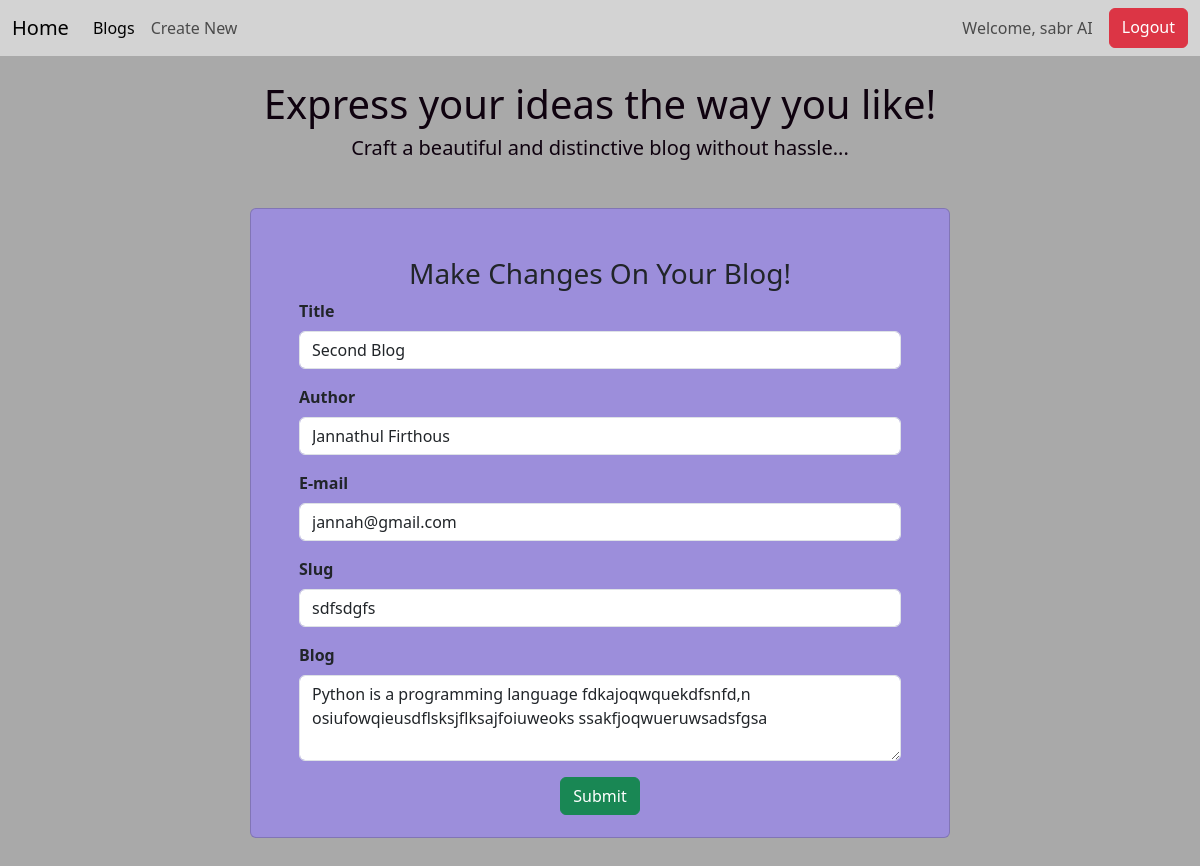
/edit/1 (signed in), run on the app's committed database.
### models.py (models this page shows, shortened)
class User(UserMixin,db.Model):
    __tablename__ = 'user'
    id = db.Column(db.Integer, primary_key=True)
    Username = db.Column(db.String(500), nullable=False)
    Name = db.Column(db.String(100), nullable=False)
    Email = db.Column(db.String(100), nullable=False)
    Password = db.Column(db.String(500), nullable=True)

class Post(db.Model):
    id = db.Column(db.Integer, primary_key=True)
    Title = db.Column(db.String(500), nullable=False)
    Author = db.Column(db.String(100), nullable=False)
    Email = db.Column(db.String(500), nullable=False)
    Slug = db.Column(db.String(200), nullable=False)
    blog_post = db.Column(db.Text, nullable=False)
    created_at = db.Column(db.DateTime(timezone=True), server_default=func.now())

### app.py (the view, shortened to what this page needs)
@app.route('/edit/<int:id>', methods=['GET', 'POST'])
@login_required
def edit(id):
    edit= Post.query.get_or_404(id)
    return render_template('edit.html', edit=edit)

### app.py (called while the page is built)
@login_manager.user_loader
def load_user(user_id):
    return User.query.get(int(user_id))

### templates/edit.html
{% include "home.html" %}
<form action="{{url_for ('edit', id=edit.id)}}" method="POST">
<div class="container mt-5" style="padding-bottom: 50px;">
    <div class="card p-5" style="max-width: 700px; margin: auto; background-color: #9c8edb; height: 630px; ">
        <h3 class="card-title text-center">Make Changes On Your Blog!</h3>
        <form>
            <div class="mb-3 col-sm-20">
                <label for="title" class="form-label"><b>Title</b></label>
                <input type="text" class="form-control" id="title" placeholder="" name="title" value="{{ edit.Title }}">
            </div>
            <div class="mb-3 col-sm-20">
                <label for="author" class="form-label"><b>Author</b></label>
                <input type="text" class="form-control" id="author" placeholder="" name="author" value="{{ edit.Author }}">
            </div>
            <div class="mb-3 col-sm-20">
                <label for="email" class="form-label"><b>E-mail</b></label>
                <input type="email" class="form-control" id="email" placeholder="" name="email" value="{{ edit.Email }}">
            </div>
            <div class="mb-3 col-sm-20">
                <label for="slug" class="form-label"><b>Slug</b></label>
                <input type="text" class="form-control" id="slug" placeholder="" name="slug" value="{{ edit.Slug }}">
            </div>
            <div class="mb-3 col-sm-20">
                <label for="blog" class="form-label"><b>Blog</b></label>
                <textarea class="form-control" id="blog" rows="3" name="blog" value="">{{ edit.blog_post }}</textarea>
            </div>
            <div class="mb-3 text-center">
                <button type="submit" class="btn btn-success">Submit</button>
            </div>
        </form>
    </div>
</div>
</form>

### templates/home.html (shortened to what this page needs)
<!DOCTYPE html>
<html lang="en">
<head>
    <link href="https://cdn.jsdelivr.net/npm/bootstrap@5.3.3/dist/css/bootstrap.min.css" rel="stylesheet">
</head>
<body style="background-color: darkgray;">
    <nav class="navbar navbar-expand-lg" style="background-color: #D3D3D3;">
        <div class="container-fluid">
            <a class="navbar-brand" href="/">Home</a>
            <div class="collapse navbar-collapse" id="navbarScroll">
                <ul class="navbar-nav me-auto my-2 my-lg-0 navbar-nav-scroll" style="--bs-scroll-height: 100px;">
                    <li class="nav-item">
                        <a class="nav-link active" aria-current="page" href="/">Blogs</a>
                    </li>
                    {% if not current_user.is_authenticated %}
                        <!-- <li class="nav-item">
                            <a class="nav-link active" aria-current="page" href="{{ url_for('signup') }}">Signup</a>
                        </li>
                        <li class="nav-item">
                            <a class="nav-link active" aria-current="page" href="{{ url_for('login') }}">Login</a>
                        </li> -->
                    {% else %}
                        <li class="nav-item">
                            <a class="nav-link" href="{{ url_for('link') }}">Create New</a>
                        </li>
                    {% endif %}
                </ul>
                <div class="d-flex">
                    {% if current_user.is_authenticated %}
                        <span class="navbar-text me-3">
                            Welcome, {{ current_user.Name }}
                        </span>
                        <a class="btn btn-danger" href="{{ url_for('logout') }}">Logout</a>
                    {% else %}
                        <a class="btn btn-primary" href="{{ url_for('login') }}">Login</a>
                        <a class="btn btn-success" href="{{ url_for('signup') }}">Signup</a>
                    {% endif %}
                </div>
            </div>
        </div>
    </nav>
    <br>
    <center style="color: rgb(15, 2, 15);">
        <h1>Express your ideas the way you like!</h1>
        <h5>Craft a beautiful and distinctive blog without hassle...</h5>
    </center>
</body>
</html>

### data on the page
User: Name "sabr AI"
Post: title "Second Blog", author "Jannathul Firthous", email "jannah@gmail.com", slug "sdfsdgfs", blog "Python is a programming language fdkajoqwquekdfsnfd,n osiufowqieusdflsksjflksajfoiuweoks ssakfjoqwueruwsadsfgsa"
